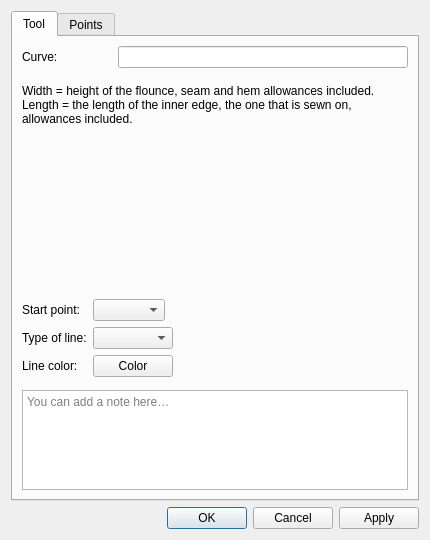
<?xml version="1.0" encoding="UTF-8"?>
<ui version="4.0">
 <class>ODialogFlounceSpiral</class>
 <widget class="QDialog" name="ODialogFlounceSpiral">
  <property name="geometry">
   <rect>
    <x>0</x>
    <y>0</y>
    <width>430</width>
    <height>540</height>
   </rect>
  </property>
  <property name="windowTitle">
   <string>Flounce spiral</string>
  </property>
  <property name="windowIcon">
   <iconset resource="../../../vmisc/share/resources/icon.qrc">
    <normaloff>:/icon/64x64/icon64x64.png</normaloff>:/icon/64x64/icon64x64.png</iconset>
  </property>
  <property name="locale">
   <locale language="English" country="UnitedStates"/>
  </property>
  <layout class="QVBoxLayout" name="verticalLayout_2">
   <item>
    <widget class="QTabWidget" name="tabWidget">
     <property name="currentIndex">
      <number>0</number>
     </property>
     <widget class="QWidget" name="tab">
      <attribute name="title">
       <string>Tool</string>
      </attribute>
      <layout class="QVBoxLayout" name="verticalLayout">
       <item>
        <layout class="QHBoxLayout" name="aliasLayout">
         <property name="leftMargin">
          <number>0</number>
         </property>
         <property name="topMargin">
          <number>0</number>
         </property>
         <property name="rightMargin">
          <number>0</number>
         </property>
         <property name="bottomMargin">
          <number>0</number>
         </property>
         <item>
          <widget class="QLabel" name="labelAlias">
           <property name="minimumSize">
            <size>
             <width>90</width>
             <height>0</height>
            </size>
           </property>
           <property name="text">
            <string>Curve:</string>
           </property>
          </widget>
         </item>
         <item>
          <widget class="QLineEdit" name="lineEditAlias"/>
         </item>
        </layout>
       </item>
       <item>
        <layout class="QHBoxLayout" name="aliasSeparatorLayout">
         <property name="leftMargin">
          <number>33</number>
         </property>
         <property name="rightMargin">
          <number>33</number>
         </property>
         <item>
          <widget class="QFrame" name="aliasSeparator">
           <property name="minimumSize">
            <size>
             <width>0</width>
             <height>1</height>
            </size>
           </property>
           <property name="maximumSize">
            <size>
             <width>16777215</width>
             <height>1</height>
            </size>
           </property>
          </widget>
         </item>
        </layout>
       </item>
       <item>
        <widget class="QLabel" name="labelHint">
         <property name="text">
          <string>Width = height of the flounce, seam and hem allowances included. Length = the length of the inner edge, the one that is sewn on, allowances included.</string>
         </property>
         <property name="wordWrap">
          <bool>true</bool>
         </property>
        </widget>
       </item>
       <item>
        <widget class="QWidget" name="formulaWidthPlaceholder" native="true"/>
       </item>
       <item>
        <widget class="QWidget" name="formulaLengthPlaceholder" native="true"/>
       </item>
       <item>
        <widget class="QWidget" name="formulaAnglePlaceholder" native="true"/>
       </item>
       <item>
        <layout class="QHBoxLayout" name="formulaSeparatorLayout">
         <property name="leftMargin">
          <number>33</number>
         </property>
         <property name="rightMargin">
          <number>33</number>
         </property>
         <item>
          <widget class="QFrame" name="formulaSeparator">
           <property name="minimumSize">
            <size>
             <width>0</width>
             <height>1</height>
            </size>
           </property>
           <property name="maximumSize">
            <size>
             <width>16777215</width>
             <height>1</height>
            </size>
           </property>
          </widget>
         </item>
        </layout>
       </item>
       <item>
        <layout class="QFormLayout" name="formLayout">
         <property name="fieldGrowthPolicy">
          <enum>QFormLayout::ExpandingFieldsGrow</enum>
         </property>
         <item row="0" column="0">
          <widget class="QLabel" name="label_4">
           <property name="visible">
            <bool>false</bool>
           </property>
           <property name="text">
            <string>Start point:</string>
           </property>
          </widget>
         </item>
         <item row="0" column="1">
          <widget class="QComboBox" name="comboBoxStartPoint">
           <property name="visible">
            <bool>false</bool>
           </property>
           <property name="toolTip">
            <string>Select the point the inner spiral starts at</string>
           </property>
          </widget>
         </item>
         <item row="1" column="0">
          <widget class="QLabel" name="labelPenStyle">
           <property name="text">
            <string>Type of line:</string>
           </property>
          </widget>
         </item>
         <item row="1" column="1">
          <widget class="QComboBox" name="comboBoxPenStyle">
           <property name="minimumSize">
            <size>
             <width>80</width>
             <height>0</height>
            </size>
           </property>
           <property name="maximumSize">
            <size>
             <width>110</width>
             <height>16777215</height>
            </size>
           </property>
           <property name="iconSize">
            <size>
             <width>80</width>
             <height>14</height>
            </size>
           </property>
          </widget>
         </item>
         <item row="2" column="0">
          <widget class="QLabel" name="labelColor">
           <property name="text">
            <string>Line color:</string>
           </property>
          </widget>
         </item>
         <item row="2" column="1">
          <widget class="VPE::QtColorPicker" name="pushButtonColor">
           <property name="text">
            <string notr="true">Color</string>
           </property>
          </widget>
         </item>
        </layout>
       </item>
       <item>
        <layout class="QHBoxLayout" name="notesSeparatorLayout">
         <property name="leftMargin">
          <number>33</number>
         </property>
         <property name="rightMargin">
          <number>33</number>
         </property>
         <item>
          <widget class="QFrame" name="notesSeparator">
           <property name="minimumSize">
            <size>
             <width>0</width>
             <height>1</height>
            </size>
           </property>
           <property name="maximumSize">
            <size>
             <width>16777215</width>
             <height>1</height>
            </size>
           </property>
          </widget>
         </item>
        </layout>
       </item>
       <item>
        <widget class="QPlainTextEdit" name="plainTextEditToolNotes">
         <property name="placeholderText">
          <string>You can add a note here…</string>
         </property>
         <property name="maximumSize">
          <size>
           <width>16777215</width>
           <height>100</height>
          </size>
         </property>
        </widget>
       </item>
      </layout>
     </widget>
     <widget class="QWidget" name="tabPoints">
      <attribute name="title">
       <string>Points</string>
      </attribute>
      <layout class="QVBoxLayout" name="verticalLayoutPoints">
       <item>
        <layout class="QFormLayout" name="formLayoutPoint1">
         <property name="fieldGrowthPolicy">
          <enum>QFormLayout::ExpandingFieldsGrow</enum>
         </property>
         <item row="0" column="0">
          <widget class="QLabel" name="labelPoint1Name">
           <property name="text">
            <string>Outer edge start:</string>
           </property>
          </widget>
         </item>
         <item row="0" column="1">
          <widget class="QLineEdit" name="lineEditPoint1Name">
          </widget>
         </item>
        </layout>
       </item>
       <item>
        <layout class="QFormLayout" name="formLayoutPoint2">
         <property name="fieldGrowthPolicy">
          <enum>QFormLayout::ExpandingFieldsGrow</enum>
         </property>
         <item row="0" column="0">
          <widget class="QLabel" name="labelPoint2Name">
           <property name="text">
            <string>Inner edge end:</string>
           </property>
          </widget>
         </item>
         <item row="0" column="1">
          <widget class="QLineEdit" name="lineEditPoint2Name">
          </widget>
         </item>
        </layout>
       </item>
       <item>
        <layout class="QFormLayout" name="formLayoutPoint3">
         <property name="fieldGrowthPolicy">
          <enum>QFormLayout::ExpandingFieldsGrow</enum>
         </property>
         <item row="0" column="0">
          <widget class="QLabel" name="labelPoint3Name">
           <property name="text">
            <string>Outer edge end:</string>
           </property>
          </widget>
         </item>
         <item row="0" column="1">
          <widget class="QLineEdit" name="lineEditPoint3Name">
           </widget>
         </item>
        </layout>
       </item>
      </layout>
     </widget>
    </widget>
   </item>
   <item>
    <widget class="QDialogButtonBox" name="buttonBox">
     <property name="orientation">
      <enum>Qt::Horizontal</enum>
     </property>
     <property name="standardButtons">
      <set>QDialogButtonBox::Apply|QDialogButtonBox::Cancel|QDialogButtonBox::Ok</set>
     </property>
    </widget>
   </item>
  </layout>
 </widget>
 <customwidgets>
  <customwidget>
   <class>VPE::QtColorPicker</class>
   <extends>QPushButton</extends>
   <header>../vpropertyexplorer/qtcolorpicker.h</header>
  </customwidget>
 </customwidgets>
 <resources>
  <include location="../../../vmisc/share/resources/icon.qrc"/>
 </resources>
</ui>
